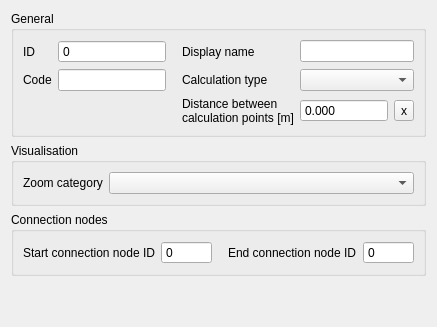
     <widget class="QWidget" name="tab">
      <attribute name="title">
       <string>Channel</string>
      </attribute>
      <layout class="QGridLayout" name="gridLayout_18">
       <item row="3" column="0">
        <spacer name="verticalSpacer_3">
         <property name="orientation">
          <enum>Qt::Vertical</enum>
         </property>
         <property name="sizeHint" stdset="0">
          <size>
           <width>20</width>
           <height>40</height>
          </size>
         </property>
        </spacer>
       </item>
       <item row="1" column="0">
        <widget class="QGroupBox" name="grp_visualisation">
         <property name="locale">
          <locale language="English" country="UnitedStates"/>
         </property>
         <property name="inputMethodHints">
          <set>Qt::ImhNone</set>
         </property>
         <property name="title">
          <string>Visualisation</string>
         </property>
         <layout class="QGridLayout" name="gridLayout_5">
          <item row="0" column="1">
           <widget class="QComboBox" name="zoom_category">
            <property name="sizePolicy">
             <sizepolicy hsizetype="Expanding" vsizetype="Fixed">
              <horstretch>0</horstretch>
              <verstretch>0</verstretch>
             </sizepolicy>
            </property>
            <property name="locale">
             <locale language="English" country="UnitedStates"/>
            </property>
            <property name="inputMethodHints">
             <set>Qt::ImhNone</set>
            </property>
           </widget>
          </item>
          <item row="0" column="0">
           <widget class="QLabel" name="label_16">
            <property name="locale">
             <locale language="English" country="UnitedStates"/>
            </property>
            <property name="inputMethodHints">
             <set>Qt::ImhNone</set>
            </property>
            <property name="text">
             <string>Zoom category</string>
            </property>
            <property name="alignment">
             <set>Qt::AlignLeading|Qt::AlignLeft|Qt::AlignVCenter</set>
            </property>
            <property name="indent">
             <number>-1</number>
            </property>
           </widget>
          </item>
         </layout>
        </widget>
       </item>
       <item row="2" column="0">
        <widget class="QGroupBox" name="grp_conn_node">
         <property name="locale">
          <locale language="English" country="UnitedStates"/>
         </property>
         <property name="inputMethodHints">
          <set>Qt::ImhNone</set>
         </property>
         <property name="title">
          <string>Connection nodes</string>
         </property>
         <layout class="QGridLayout" name="gridLayout_6">
          <item row="0" column="1">
           <widget class="QSpinBox" name="connection_node_start_id">
            <property name="sizePolicy">
             <sizepolicy hsizetype="Expanding" vsizetype="Fixed">
              <horstretch>0</horstretch>
              <verstretch>0</verstretch>
             </sizepolicy>
            </property>
            <property name="locale">
             <locale language="English" country="UnitedStates"/>
            </property>
            <property name="inputMethodHints">
             <set>Qt::ImhNone</set>
            </property>
            <property name="readOnly">
             <bool>true</bool>
            </property>
            <property name="buttonSymbols">
             <enum>QAbstractSpinBox::NoButtons</enum>
            </property>
            <property name="maximum">
             <number>999999999</number>
            </property>
            <property name="clearValue" stdset="0">
             <bool>true</bool>
            </property>
            <property name="expressionsEnabled" stdset="0">
             <bool>false</bool>
            </property>
           </widget>
          </item>
          <item row="0" column="0">
           <widget class="QLabel" name="label_18">
            <property name="locale">
             <locale language="English" country="UnitedStates"/>
            </property>
            <property name="inputMethodHints">
             <set>Qt::ImhNone</set>
            </property>
            <property name="text">
             <string>Start connection node ID</string>
            </property>
            <property name="alignment">
             <set>Qt::AlignLeading|Qt::AlignLeft|Qt::AlignVCenter</set>
            </property>
           </widget>
          </item>
          <item row="0" column="3">
           <widget class="QSpinBox" name="connection_node_end_id">
            <property name="sizePolicy">
             <sizepolicy hsizetype="Expanding" vsizetype="Fixed">
              <horstretch>0</horstretch>
              <verstretch>0</verstretch>
             </sizepolicy>
            </property>
            <property name="locale">
             <locale language="English" country="UnitedStates"/>
            </property>
            <property name="inputMethodHints">
             <set>Qt::ImhNone</set>
            </property>
            <property name="readOnly">
             <bool>true</bool>
            </property>
            <property name="buttonSymbols">
             <enum>QAbstractSpinBox::NoButtons</enum>
            </property>
            <property name="maximum">
             <number>999999999</number>
            </property>
            <property name="clearValue" stdset="0">
             <bool>true</bool>
            </property>
            <property name="expressionsEnabled" stdset="0">
             <bool>false</bool>
            </property>
           </widget>
          </item>
          <item row="0" column="2">
           <widget class="QLabel" name="label_19">
            <property name="locale">
             <locale language="English" country="UnitedStates"/>
            </property>
            <property name="inputMethodHints">
             <set>Qt::ImhNone</set>
            </property>
            <property name="text">
             <string>End connection node ID</string>
            </property>
            <property name="alignment">
             <set>Qt::AlignLeading|Qt::AlignLeft|Qt::AlignVCenter</set>
            </property>
            <property name="indent">
             <number>10</number>
            </property>
           </widget>
          </item>
         </layout>
        </widget>
       </item>
       <item row="0" column="0">
        <widget class="QGroupBox" name="grp_general">
         <property name="locale">
          <locale language="English" country="UnitedStates"/>
         </property>
         <property name="inputMethodHints">
          <set>Qt::ImhNone</set>
         </property>
         <property name="title">
          <string>General</string>
         </property>
         <layout class="QGridLayout" name="gridLayout_2">
          <item row="3" column="0">
           <widget class="QLabel" name="label_3">
            <property name="locale">
             <locale language="English" country="UnitedStates"/>
            </property>
            <property name="inputMethodHints">
             <set>Qt::ImhNone</set>
            </property>
            <property name="text">
             <string>Code</string>
            </property>
            <property name="alignment">
             <set>Qt::AlignLeading|Qt::AlignLeft|Qt::AlignVCenter</set>
            </property>
           </widget>
          </item>
          <item row="0" column="3">
           <widget class="QLabel" name="label_2">
            <property name="locale">
             <locale language="English" country="UnitedStates"/>
            </property>
            <property name="inputMethodHints">
             <set>Qt::ImhNone</set>
            </property>
            <property name="text">
             <string>Display name</string>
            </property>
            <property name="alignment">
             <set>Qt::AlignLeading|Qt::AlignLeft|Qt::AlignVCenter</set>
            </property>
            <property name="indent">
             <number>10</number>
            </property>
           </widget>
          </item>
          <item row="3" column="2">
           <widget class="QLineEdit" name="code">
            <property name="sizePolicy">
             <sizepolicy hsizetype="Expanding" vsizetype="Fixed">
              <horstretch>0</horstretch>
              <verstretch>0</verstretch>
             </sizepolicy>
            </property>
            <property name="locale">
             <locale language="English" country="UnitedStates"/>
            </property>
            <property name="inputMethodHints">
             <set>Qt::ImhNone</set>
            </property>
            <property name="clearButtonEnabled">
             <bool>true</bool>
            </property>
           </widget>
          </item>
          <item row="0" column="0">
           <widget class="QLabel" name="label">
            <property name="locale">
             <locale language="English" country="UnitedStates"/>
            </property>
            <property name="inputMethodHints">
             <set>Qt::ImhNone</set>
            </property>
            <property name="text">
             <string>ID</string>
            </property>
            <property name="alignment">
             <set>Qt::AlignLeading|Qt::AlignLeft|Qt::AlignVCenter</set>
            </property>
           </widget>
          </item>
          <item row="4" column="4">
           <widget class="QDoubleSpinBox" name="dist_calc_points">
            <property name="sizePolicy">
             <sizepolicy hsizetype="Expanding" vsizetype="Fixed">
              <horstretch>0</horstretch>
              <verstretch>0</verstretch>
             </sizepolicy>
            </property>
            <property name="locale">
             <locale language="English" country="UnitedStates"/>
            </property>
            <property name="inputMethodHints">
             <set>Qt::ImhNone</set>
            </property>
            <property name="buttonSymbols">
             <enum>QAbstractSpinBox::NoButtons</enum>
            </property>
            <property name="decimals">
             <number>3</number>
            </property>
            <property name="minimum">
             <double>-9999999999.000000000000000</double>
            </property>
            <property name="maximum">
             <double>9999999999.000000000000000</double>
            </property>
            <property name="showClearButton" stdset="0">
             <bool>true</bool>
            </property>
            <property name="clearValue" stdset="0">
             <bool>true</bool>
            </property>
            <property name="expressionsEnabled" stdset="0">
             <bool>true</bool>
            </property>
           </widget>
          </item>
          <item row="0" column="2">
           <widget class="QSpinBox" name="id">
            <property name="locale">
             <locale language="English" country="UnitedStates"/>
            </property>
            <property name="inputMethodHints">
             <set>Qt::ImhNone</set>
            </property>
            <property name="readOnly">
             <bool>true</bool>
            </property>
            <property name="buttonSymbols">
             <enum>QAbstractSpinBox::NoButtons</enum>
            </property>
            <property name="maximum">
             <number>99999999</number>
            </property>
            <property name="showClearButton" stdset="0">
             <bool>true</bool>
            </property>
            <property name="clearValue" stdset="0">
             <bool>true</bool>
            </property>
            <property name="expressionsEnabled" stdset="0">
             <bool>false</bool>
            </property>
           </widget>
          </item>
          <item row="4" column="3">
           <widget class="QLabel" name="label_51">
            <property name="text">
             <string>Distance between calculation points [m]</string>
            </property>
            <property name="wordWrap">
             <bool>true</bool>
            </property>
            <property name="indent">
             <number>10</number>
            </property>
           </widget>
          </item>
          <item row="3" column="3">
           <widget class="QLabel" name="label_4">
            <property name="locale">
             <locale language="English" country="UnitedStates"/>
            </property>
            <property name="inputMethodHints">
             <set>Qt::ImhNone</set>
            </property>
            <property name="text">
             <string>Calculation type</string>
            </property>
            <property name="alignment">
             <set>Qt::AlignLeading|Qt::AlignLeft|Qt::AlignVCenter</set>
            </property>
            <property name="indent">
             <number>10</number>
            </property>
           </widget>
          </item>
          <item row="4" column="5">
           <widget class="QToolButton" name="dist_calc_points_clear">
            <property name="text">
             <string>x</string>
            </property>
           </widget>
          </item>
          <item row="3" column="4" colspan="2">
           <widget class="QComboBox" name="calculation_type">
            <property name="sizePolicy">
             <sizepolicy hsizetype="Expanding" vsizetype="Fixed">
              <horstretch>0</horstretch>
              <verstretch>0</verstretch>
             </sizepolicy>
            </property>
            <property name="locale">
             <locale language="English" country="UnitedStates"/>
            </property>
            <property name="inputMethodHints">
             <set>Qt::ImhNone</set>
            </property>
           </widget>
          </item>
          <item row="0" column="4" colspan="2">
           <widget class="QLineEdit" name="display_name">
            <property name="sizePolicy">
             <sizepolicy hsizetype="Expanding" vsizetype="Fixed">
              <horstretch>0</horstretch>
              <verstretch>0</verstretch>
             </sizepolicy>
            </property>
            <property name="locale">
             <locale language="English" country="UnitedStates"/>
            </property>
            <property name="inputMethodHints">
             <set>Qt::ImhNone</set>
            </property>
            <property name="clearButtonEnabled">
             <bool>true</bool>
            </property>
           </widget>
          </item>
         </layout>
        </widget>
       </item>
      </layout>
     </widget>
